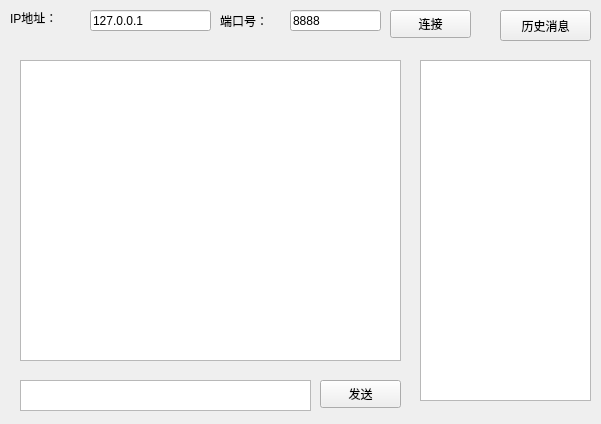
<?xml version="1.0" encoding="UTF-8"?>
<ui version="4.0">
 <class>Widget</class>
 <widget class="QWidget" name="Widget">
  <property name="geometry">
   <rect>
    <x>0</x>
    <y>0</y>
    <width>601</width>
    <height>424</height>
   </rect>
  </property>
  <property name="windowTitle">
   <string>2113615_Client</string>
  </property>
  <widget class="QLineEdit" name="leipAddress">
   <property name="geometry">
    <rect>
     <x>90</x>
     <y>10</y>
     <width>121</width>
     <height>21</height>
    </rect>
   </property>
   <property name="text">
    <string>127.0.0.1</string>
   </property>
  </widget>
  <widget class="QLineEdit" name="leport">
   <property name="geometry">
    <rect>
     <x>290</x>
     <y>10</y>
     <width>91</width>
     <height>21</height>
    </rect>
   </property>
   <property name="text">
    <string>8888</string>
   </property>
  </widget>
  <widget class="QPushButton" name="connectBtn">
   <property name="geometry">
    <rect>
     <x>390</x>
     <y>10</y>
     <width>81</width>
     <height>28</height>
    </rect>
   </property>
   <property name="text">
    <string>连接</string>
   </property>
  </widget>
  <widget class="QTextBrowser" name="textReceive">
   <property name="geometry">
    <rect>
     <x>20</x>
     <y>60</y>
     <width>381</width>
     <height>301</height>
    </rect>
   </property>
  </widget>
  <widget class="QListWidget" name="listWidget">
   <property name="geometry">
    <rect>
     <x>420</x>
     <y>60</y>
     <width>171</width>
     <height>341</height>
    </rect>
   </property>
  </widget>
  <widget class="QPlainTextEdit" name="textSend">
   <property name="geometry">
    <rect>
     <x>20</x>
     <y>380</y>
     <width>291</width>
     <height>31</height>
    </rect>
   </property>
  </widget>
  <widget class="QPushButton" name="sendBtn">
   <property name="geometry">
    <rect>
     <x>320</x>
     <y>380</y>
     <width>81</width>
     <height>28</height>
    </rect>
   </property>
   <property name="text">
    <string>发送</string>
   </property>
  </widget>
  <widget class="QLabel" name="label_2">
   <property name="geometry">
    <rect>
     <x>10</x>
     <y>10</y>
     <width>71</width>
     <height>16</height>
    </rect>
   </property>
   <property name="text">
    <string>IP地址：</string>
   </property>
  </widget>
  <widget class="QLabel" name="label">
   <property name="geometry">
    <rect>
     <x>220</x>
     <y>10</y>
     <width>71</width>
     <height>21</height>
    </rect>
   </property>
   <property name="text">
    <string>端口号：</string>
   </property>
  </widget>
  <widget class="QPushButton" name="hisBtn">
   <property name="geometry">
    <rect>
     <x>500</x>
     <y>10</y>
     <width>91</width>
     <height>31</height>
    </rect>
   </property>
   <property name="text">
    <string>历史消息</string>
   </property>
  </widget>
 </widget>
 <layoutdefault spacing="6" margin="11"/>
 <resources/>
 <connections/>
</ui>
